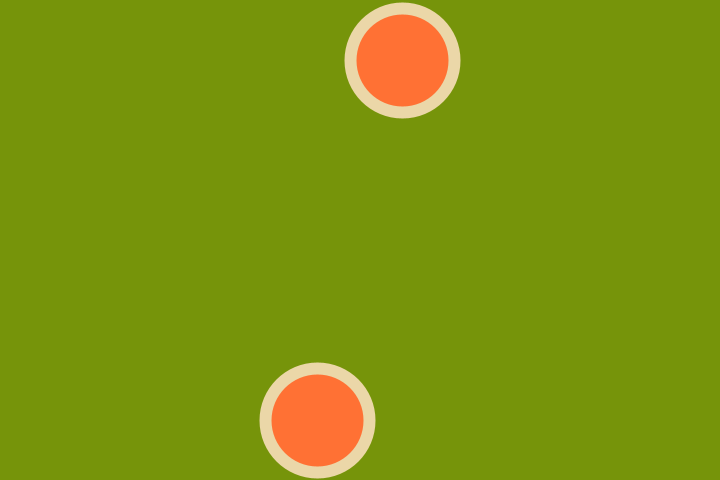
Frame 1 (no input)
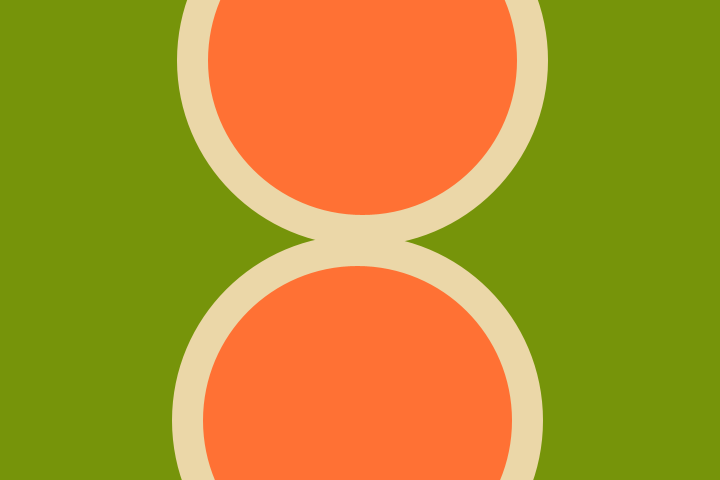
Frame 60 (the mouse pressed at the canvas centre just before this capture)
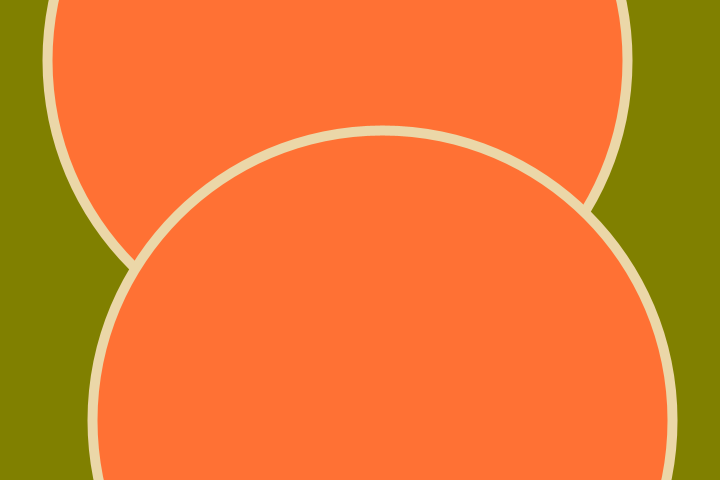
Frame 120 (the mouse held since frame 60 and released just before this capture)

The Processing sketch that drew these frames (run headless with seeded random() and noise(); from frame 60 on, the mouse is pressed at the canvas centre):

// Processing sketch: pat15b
// ── pat15b.pde
float angle = 1; // Global variable to control animation
float angle2 = 1.5;

void setup() {
  size(720, 480);
}

void draw() {

  rectMode(CENTER);
  int randomValue = (int (random(4)));

  if (randomValue <= 1) {
    background(128, 128, 0);
  } else 
  {
    noFill();
    background(118, 148, 10);
    stroke(100);
  }
/*
  //square green
  pushMatrix();
  float squareSize = (100 + sin(angle) * (int (random(50)))) / 1; // Vary the size of the square
  drawSquare(1, 0, squareSize, color(128, 128, 0), 1); 
  popMatrix();
*/

int a = 4;
int dia = frameCount * a;
int randi = int(random(50));



  //circle upper   
  pushMatrix();
  rectMode(CENTER);
  float circleX = width/2 + sin(angle) * 50; // Vary the x-coordinate of the circle
  float circleY = (height/2) * 1/4; 
  drawCircle(circleX, circleY, 100 + dia, color(255, 113, 52), 1 * randi); 
  if (dia > width) 
  {
    frameCount = 0; }
    
  popMatrix();

  //circle lower  
  pushMatrix();
  float circleX2 = width/2 + sin(angle * -1) * 50; 
  float circleY2 = (height/2) * 7/4;
  drawCircle(circleX2, circleY2, 100 + dia, color(255, 113, 52), 1 * randi); 
  if (dia > width) 
  {
    frameCount = 0; }
  popMatrix();

/*
  //triangle left
  float triangleY = height/2 + sin(angle) * 50; 
  // Vary the y-coordinate of the triangle
  drawTriangle(width*3/4 - 50, triangleY + 50, width*3/4 + 50, triangleY + 50, width*3/4, triangleY - 50, color(255, 219, 88), (int (random(0.1, 50)))); // Blue triangle

  //triangle right
  float triangleY1 = height/2 + sin(angle) * -50; 
  // Vary the y-coordinate of the triangle
  drawTriangle(width*1/4 - 50, triangleY1 + 50, width*1/4 + 50, triangleY1 + 50, width*1/4, triangleY1 -50, color(255, 219, 88), (int (random(50)))); // Blue triangle
*/
  angle += 0.41;

}


void drawCircle(float x, float y, float diameter, color fillColor, int strokeC) {
  fill(fillColor);
  stroke(235, 215, 168);
  strokeWeight(strokeC);
  ellipse(x, y, diameter, diameter);
}

void drawSquare(float x, float y, float sideLength, color fillColor, int strokeS) {
  fill(fillColor);
  stroke(235, 215, 168);
  pushMatrix();
  translate(width/2, height/2);
  strokeWeight(strokeS);
  rectMode(CENTER);
  rotate(radians(angle2*3));

  rect(x, y, sideLength, sideLength);
  angle2+=2.5;
  popMatrix();
}

void drawTriangle(float x1, float y1, float x2, float y2, float x3, float y3, color fillColor, int strokeT) {
  fill(fillColor);
  stroke(10);
  strokeWeight(strokeT);
  triangle(x1, y1, x2, y2, x3, y3);
}
